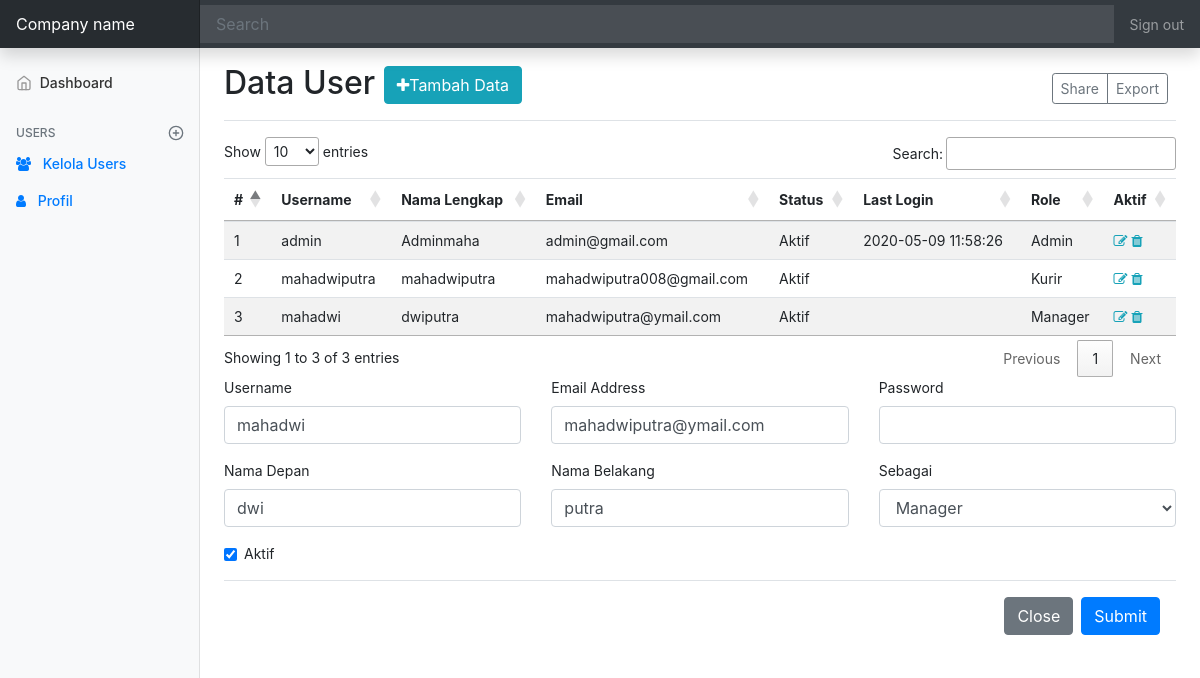
The app's page /tugas/syn_cepat/admin/index.php?page=users&aksi=edit&id=60 (signed in) with its own data.
### tables this page shows
CREATE TABLE `users` (
  `id_user` int(11) NOT NULL,
  `username` varchar(100) DEFAULT NULL,
  `email` varchar(100) DEFAULT NULL,
  `password` varchar(100) DEFAULT NULL,
  `created_at` timestamp NULL DEFAULT NULL,
  `updated_at` timestamp NULL DEFAULT NULL,
  `login_at` timestamp NULL DEFAULT NULL,
  `aktif` enum('Y','N') DEFAULT NULL,
  `id_role` int(1) DEFAULT NULL
);

CREATE TABLE `users_profile` (
  `id_profil` int(11) NOT NULL,
  `nama_depan` varchar(50) DEFAULT NULL,
  `nama_belakang` varchar(50) DEFAULT NULL,
  `tgl_lahir` date DEFAULT NULL,
  `jk` enum('Pria','Wanita') DEFAULT NULL,
  `alamat` varchar(200) DEFAULT NULL,
  `kontak` varchar(20) DEFAULT NULL,
  `foto` varchar(100) DEFAULT 'default.png',
  `id_user` int(11) DEFAULT NULL
);

CREATE TABLE `users_role` (
  `id_role` int(1) NOT NULL,
  `role` enum('Admin','Kurir','Customer','Manager') NOT NULL
);

### tugas/syn_cepat/admin/koneksi/function-admin.php (called while the page is built, shortened)
<?php
require '../koneksi/koneksi.php';
function dataUsers()
{
  global $konek;
  $data = [];
  $sql = "SELECT * FROM users inner join users_profile on users.id_user=users_profile.id_user inner join users_role on users.id_role=users_role.id_role";
  $query = mysqli_query($konek, $sql);
  while ($x = mysqli_fetch_assoc($query)) {
    $data[] = $x;
  }
  return $data;
}
function dataUsersById($iduser)
{
  global $konek;
  $sql = "SELECT * FROM users inner join users_profile on users.id_user=users_profile.id_user inner join users_role on users.id_role=users_role.id_role WHERE users.id_user='$iduser' order by created_at asc";
  $query = mysqli_query($konek, $sql);
  $data = mysqli_fetch_assoc($query);
  return $data;
}
function dataRole()
{
  global $konek;
  $data = [];
  $sql = "SELECT * FROM users_role order by role asc";
  $query = mysqli_query($konek, $sql);
  while ($x = mysqli_fetch_assoc($query)) {
    $data[] = $x;
  }
  return $data;
}

### tugas/syn_cepat/admin/view/users.php (the view, shortened to what this page needs)
<div class="d-flex justify-content-between flex-wrap flex-md-nowrap align-items-center pt-3 pb-2 mb-3 border-bottom">
  <h1 class="h2">Data User <a href="#" class="btn btn-info" data-toggle="modal" data-target="#exampleModal"><i class="fa fa-plus"></i>Tambah Data</a>
  </h1>
  <div class="btn-toolbar mb-2 mb-md-0">
    <div class="btn-group mr-2">
      <button type="button" class="btn btn-sm btn-outline-secondary">Share</button>
      <button type="button" class="btn btn-sm btn-outline-secondary">Export</button>
    </div>
  </div>
</div>
<div class="table-responsive">
  <table class="table table-striped table-sm" id="myTable">
    <thead>
      <tr>
        <th>#</th>
        <th>Username</th>
        <th>Nama Lengkap</th>
        <th>Email</th>
        <th>Status</th>
        <th>Last Login</th>
        <th>Role</th>
        <th>Aktif</th>
      </tr>
    </thead>
    <tbody>
      <?php $no = 1 ?>
      <?php foreach (dataUsers() as $user) : ?>
        <tr>
          <td><?= $no++ ?></td>
          <td><?= $user['username'] ?></td>
          <td><?= $user['nama_depan'] . '' . $user['nama_belakang'] ?></td>
          <td><?= $user['email'] ?> </td>
          <td><?= $user['aktif'] == 'Y' ? 'Aktif' : 'Tidak Aktif' ?></td>
          <td><?= $user['login_at'] ?></td>
          <td><?= $user['role'] ?></td>
          <td>
            <a href="?page=users&aksi=edit&id=<?= $user['id_user'] ?>" title="Edit Data <?= $user['username'] ?>"><i class="fa fa-edit text-info"></i></a>
            <a href="?page=act-users&aksi=delete&id=<?= $user['id_user'] ?>" onclick="return confirm('Yakin ingin menghapus data <?= $user['username'] ?> ?') "><i class="fa fa-trash text-info"></i></a></td>
        </tr>
      <?php endforeach ?>
    </tbody>
  </table>
</div>
<?php
if (isset($_GET['aksi'])) {
  if ($_GET['aksi'] == 'edit') {
    $iduser = $_GET['id'];
    $data = dataUsersById($iduser); ?>
    <form method="POST" action="?page=act-users&aksi=edit&id=<?= $iduser ?>">
      <div class="row">
        <div class="col-md-4">
          <div class="form-group">
            <label for="username">Username</label>
            <input type="text" class="form-control" name="username" value="<?= $data['username'] ?>" id="username">
          </div>
        </div>
        <div class="col-md-4">
          <div class="form-group">
            <label for="email">Email Address</label>
            <input type="text" class="form-control" id="email" value="<?= $data['email'] ?>" name="email">
          </div>
        </div>
        <div class="col-md-4">
          <div class="form-group">
            <label for="password">Password</label>
            <input type="password" class="form-control" id="password" name="password">
          </div>
        </div>
      </div>
      <div class="row">
        <div class="col-md-4">
          <div class="form-group">
            <label for="namaDepan">Nama Depan</label>
            <input type="text" class="form-control" id="namaDepan" value="<?= $data['nama_depan'] ?>" name="namaDepan">
          </div>
        </div>
        <div class="col-md-4">
          <div class="form-group">
            <label for="namaBelakang">Nama Belakang</label>
            <input type="text" class="form-control" value="<?= $data['nama_belakang'] ?>" id="namaBelakang" name="namaBelakang">
          </div>
        </div>
        <div class="col-md-4">
          <div class="form-group">
            <label for="role">Sebagai</label>
            <select class="form-control" id="role" name="role">
              <?php foreach (dataRole() as $role) : ?>
                <option value="<?= $role['id_role'] ?>" <?= $data['id_role'] == $role['id_role'] ? 'selected' : '' ?>><?= $role['role'] ?> </option>
              <?php endforeach ?>
            </select>
          </div>
        </div>
      </div>
      <div class="form-group form-check">
        <input type="checkbox" class="form-check-input" id="status" name="status" <?= $data['aktif'] == 'Y' ? 'checked' : '' ?>>
        <label class="form-check-label" for="status" name="status">Aktif</label>
      </div>
      <div class="modal-footer">
        <button type="button" class="btn btn-secondary" data-dismiss="modal">Close</button>
        <button type="submit" class="btn btn-primary" name="btnEditUser">Submit</button>
      </div>
    </form>
<?php
  }
}
?>
</main>

### tugas/syn_cepat/css/dashboard.css (style rules this page uses)
body { font-size: .875rem; }

### records on screen
users: username "admin", users_profile.nama_depan "Admin", users_profile.nama_belakang "maha", email "admin@gmail.com", aktif "Aktif", login_at "2020-05-09 11:58:26", id_role.role "Admin"
users: username "mahadwiputra", users_profile.nama_depan "mahadwi", users_profile.nama_belakang "putra", email "mahadwiputra008@gmail.com", aktif "Aktif", id_role.role "Kurir"
users: username "mahadwi", users_profile.nama_depan "dwi", users_profile.nama_belakang "putra", email "mahadwiputra@ymail.com", shows "Aktif", id_role.role "Manager", namaDepan "dwi", namaBelakang "putra", aktif "☑"

### other values on screen
form field role "Manager"
